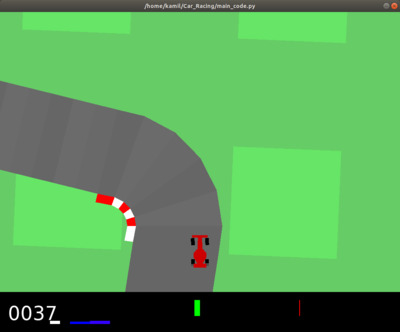
#> input picture images/racer.jpg, 400 x 332 px
$ python -i skelet.py   (imports and definitions only)
#> lines starting #> are read from the running program, lines starting #| are printed output that depends on the picture
import cv2 as cv
import numpy as np


def skeletonize(image):
    goal_point = [300, 500]
    img = image
    wh_pixels_up = []
    wh_pixels_left = []
    wh_pixels_right = []
    thresh_erode = img.copy()
    skel = np.zeros(img.shape, np.uint8)
    element = cv.getStructuringElement(cv.MORPH_CROSS, (3, 3))
    while True:
        open = cv.morphologyEx(img, cv.MORPH_OPEN, element)
        temp = cv.subtract(img, open)
        eroded = cv.erode(img, element)
        skel = cv.bitwise_or(skel, temp)
        img = eroded.copy()
        if cv.countNonZero(img) == 0:
            break
    thresh_erode = cv.erode(thresh_erode, np.ones((7, 7), dtype=np.uint8), iterations=20)
    out = cv.bitwise_and(skel, thresh_erode)

    for row in range(300, 601):
        if out[row][350] != 0:
            wh_pixels_left.append((row, 350))
    for row in range(300, 601):
        if out[row][650] != 0:
            wh_pixels_right.append((row, 650))
    for col in range(350, 651):
        if out[300][col] != 0:
            wh_pixels_up.append((300, col))

    # find goal point
    if len(wh_pixels_up) > 0 and len(wh_pixels_left) == 0 and len(wh_pixels_right) == 0:
        goal_point = wh_pixels_up[0]

    if len(wh_pixels_right) > 0:
        goal_point = wh_pixels_right[0]

    if len(wh_pixels_left) > 0:
        goal_point = wh_pixels_left[0]

    wh_pixels_left.clear()
    wh_pixels_right.clear()
    wh_pixels_up.clear()
    return goal_point

>>> import cv2
>>> picture = cv2.imread('images/racer.jpg')
#> picture is the input picture: shape (332, 400, 3); mean B, G, R 89.8, 160.6, 90.9
#> the loop in skeletonize, `while True:` made 1 pass
#> pass 1, in skeletonize, `temp = cv.subtract(img, open)`:
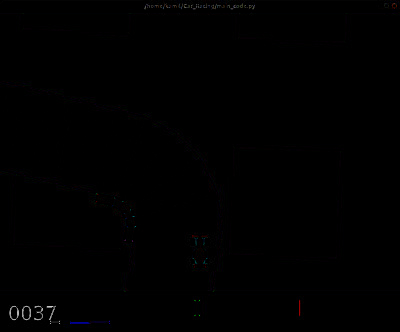
#> temp: shape (332, 400, 3); mean B, G, R 0.6, 0.4, 0.5
#> pass 1, in skeletonize, `eroded = cv.erode(img, element)`:
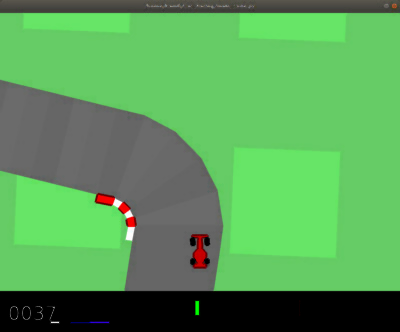
#> eroded: shape (332, 400, 3); mean B, G, R 87.9, 157.8, 89.2
#> (the run stopped early here; a loop or call above may not have finished)
